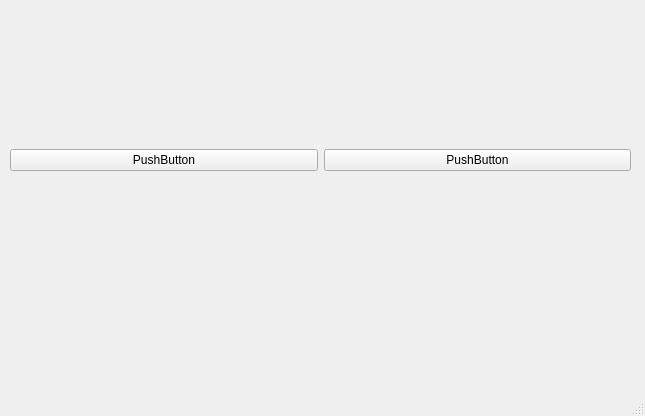
<?xml version="1.0" encoding="UTF-8"?>
<ui version="4.0">
 <class>MainWindow</class>
 <widget class="QMainWindow" name="MainWindow">
  <property name="geometry">
   <rect>
    <x>0</x>
    <y>0</y>
    <width>645</width>
    <height>416</height>
   </rect>
  </property>
  <property name="windowTitle">
   <string>MainWindow</string>
  </property>
  <widget class="QWidget" name="centralwidget">
   <widget class="QWidget" name="horizontalLayoutWidget">
    <property name="geometry">
     <rect>
      <x>10</x>
      <y>120</y>
      <width>621</width>
      <height>80</height>
     </rect>
    </property>
    <layout class="QHBoxLayout" name="horizontalLayout">
     <item>
      <widget class="QPushButton" name="pushButton_2">
       <property name="text">
        <string>PushButton</string>
       </property>
      </widget>
     </item>
     <item>
      <widget class="QPushButton" name="pushButton">
       <property name="text">
        <string>PushButton</string>
       </property>
      </widget>
     </item>
    </layout>
   </widget>
  </widget>
  <widget class="QMenuBar" name="menubar">
   <property name="geometry">
    <rect>
     <x>0</x>
     <y>0</y>
     <width>645</width>
     <height>22</height>
    </rect>
   </property>
  </widget>
  <widget class="QStatusBar" name="statusbar"/>
 </widget>
 <resources/>
 <connections/>
</ui>
